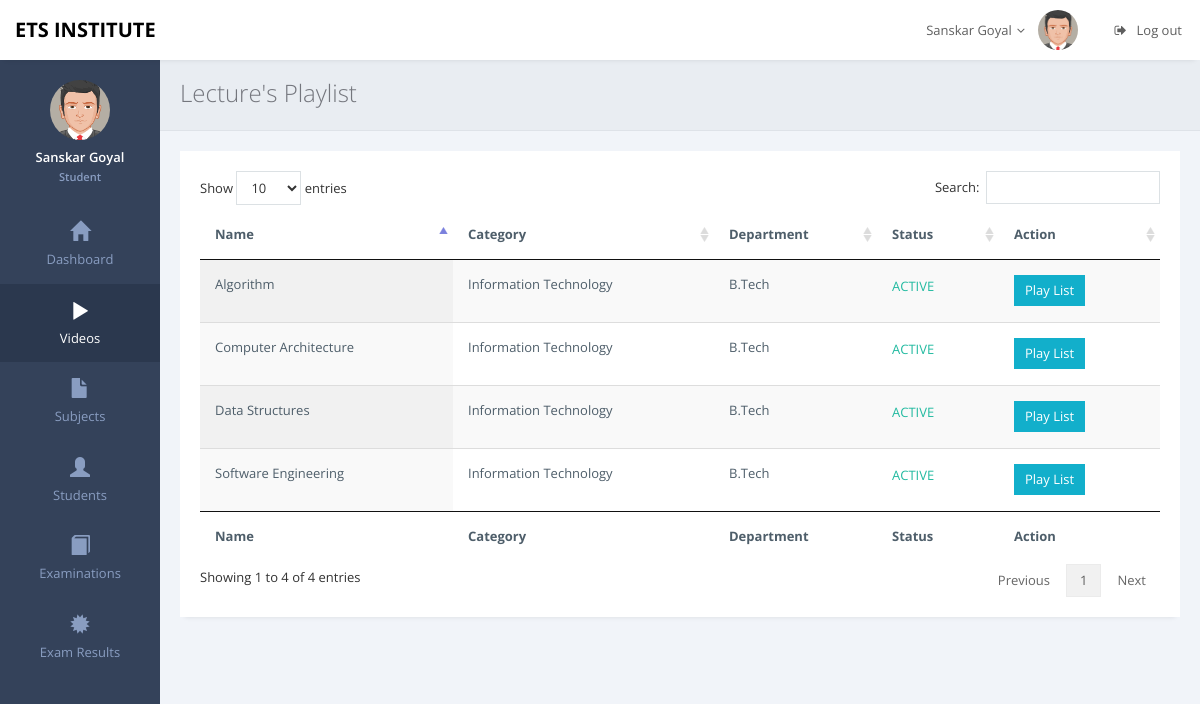
Page /student/lectures.php (signed in) on the committed database.
### tables this page shows
CREATE TABLE `tbl_subjects` (
  `subject_id` varchar(255) NOT NULL,
  `name` varchar(255) NOT NULL,
  `department` varchar(255) NOT NULL,
  `category` varchar(255) NOT NULL,
  `date_registered` varchar(255) NOT NULL,
  `status` varchar(255) NOT NULL DEFAULT 'Active'
);

### student/includes/check_user.php (called while the page is built, shortened)
<?php
if (isset($_SESSION['login']) && $_SESSION['login'] == true) {
	$mydepartment = $_SESSION['department'];
	$mycategory = $_SESSION['mycategory'];
}else{
	header("location:../?rp=9422");
}
?>

### student/lectures.php (the view, shortened to what this page needs)
<?php require 'winclude/header.php'; ?>
<body <?php if ($ms == "1") { print 'onload="myFunction()"'; } ?>  class="page-header-fixed">
    <main class="page-content content-wrap">
      <?php require 'winclude/navbar.php'; ?>
      <?php require 'winclude/sidebar.php'; ?>
      <div class="page-inner">
        <div class="page-title">
            <h3>Lecture's Playlist</h3>
        </div>
        <div id="main-wrapper">
            <div class="row">
                <div class="col-md-12">
                  <div class="row">
                    <div class="col-md-12">
                        <div class="panel panel-white">
                            <div class="panel-body">
                             <div class="table-responsive">
                               <?php
                               include '../database/config.php';
                               $sql = "SELECT * FROM tbl_subjects WHERE department = '$mydepartment' AND category = '$mycategory'";
                               $result = $conn->query($sql);
                               if ($result->num_rows > 0) {
                                  print '
                                  <table id="example" class="display table" style="width: 100%; cellspacing: 0;">
                                  <thead>
                                      <tr>
                                          <th>Name</th>
                                          <th>Category</th>
                                          <th>Department</th>
                                          <th>Status</th>
                                          <th>Action</th>
                                      </tr>
                                  </thead>
                                  <tfoot>
                                      <tr>
                                          <th>Name</th>
                                          <th>Category</th>
                                          <th>Department</th>
                                          <th>Status</th>
                                          <th>Action</th>
                                      </tr>
                                  </tfoot>
                                  <tbody>';
                                  while($row = $result->fetch_assoc()) {
                                      $status = $row['status'];
                                      if ($status == "Active") {
                                          $st = '<p class="text-success">ACTIVE</p>';
                                      }else{
                                          $st = '<p class="text-danger">INACTIVE</p>';
                                          $stl = '<a href="pages/make_sb_ac.php?id='.$row['subject_id'].'">Make Active</a>';
                                      }
                                      print '
                                      <tr>
                                      <td>'.$row['name'].'</td>
                                      <td>'.$row['category'].'</td>
                                      <td>'.$row['department'].'</td>
                                      <td>'.$st.'</td>
                                      <td><a href="video-lecture.php?sub='.$row['name'].'&&cat='.$row['category'].'"><button class="btn btn-sm btn-info">Play List</button></a></td>
                                      </tr>';
                                  }
                                  print '
                                  </tbody>
                                  </table>  ';
                              } else {
                                 print '
                                 <div class="alert alert-info" role="alert">
                                 Nothing was found in database.
                                 </div>';
                             }
                             ?>
                         </div>
                     </div>
                 </div>
             </div>
         </div>
     </div>
 </div>
</div>
</div>
</main>
<?php require 'winclude/footer.php'; ?>

### assets/css/themes/green.css (style rules this page uses)
.page-content { background: #34425A; }

### rows in the picture
tbl_subjects: name "Algorithm", category "Information Technology", department "B.Tech", status "ACTIVE"
tbl_subjects: name "Data Structures", category "Information Technology", department "B.Tech", status "ACTIVE"
tbl_subjects: name "Computer Architecture", category "Information Technology", department "B.Tech", status "ACTIVE"
tbl_subjects: name "Software Engineering", category "Information Technology", department "B.Tech", status "ACTIVE"

### other values in the picture
$myfname "Sanskar"
$mylname "Goyal"
